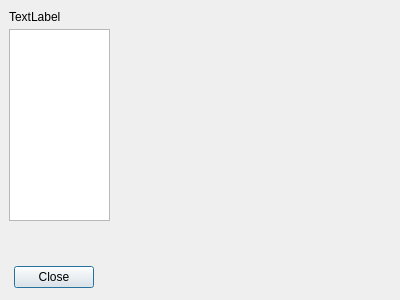
<?xml version="1.0" encoding="UTF-8"?>
<ui version="4.0">
 <class>Form</class>
 <widget class="QDialog" name="Form">
  <property name="windowModality">
   <enum>Qt::WindowModal</enum>
  </property>
  <property name="geometry">
   <rect>
    <x>0</x>
    <y>0</y>
    <width>400</width>
    <height>300</height>
   </rect>
  </property>
  <property name="windowTitle">
   <string>Form</string>
  </property>
  <widget class="QLabel" name="lblTittle">
   <property name="geometry">
    <rect>
     <x>9</x>
     <y>9</y>
     <width>65</width>
     <height>16</height>
    </rect>
   </property>
   <property name="text">
    <string>TextLabel</string>
   </property>
  </widget>
  <widget class="QTextBrowser" name="brsAbout">
   <property name="geometry">
    <rect>
     <x>9</x>
     <y>29</y>
     <width>101</width>
     <height>192</height>
    </rect>
   </property>
  </widget>
  <widget class="QDialogButtonBox" name="buttonBox">
   <property name="geometry">
    <rect>
     <x>9</x>
     <y>264</y>
     <width>85</width>
     <height>27</height>
    </rect>
   </property>
   <property name="standardButtons">
    <set>QDialogButtonBox::Close</set>
   </property>
  </widget>
 </widget>
 <resources/>
 <connections/>
</ui>
